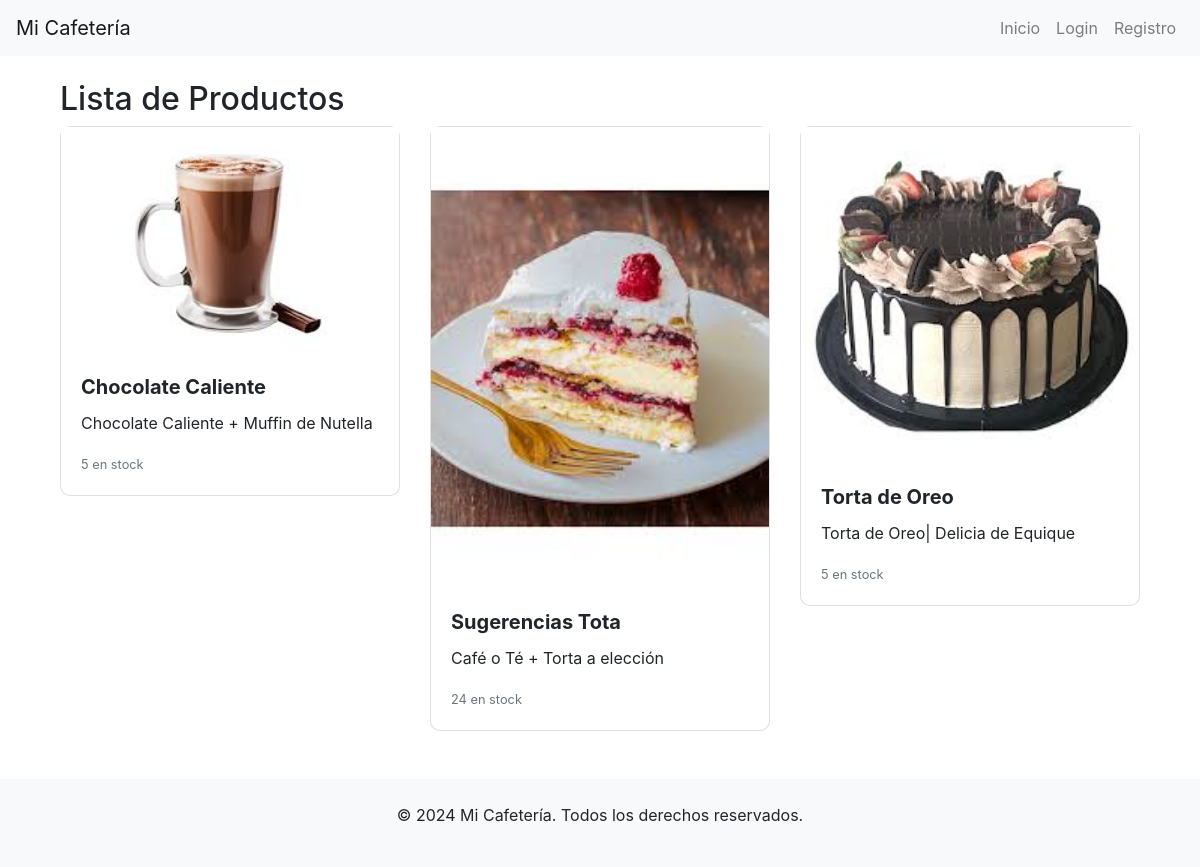
/productos/, run on the app's committed database.
### inventario/models.py (models this page shows, shortened)
class Producto(models.Model):
    nombre = models.CharField(max_length=100)
    descripcion = models.TextField()
    foto = models.ImageField(upload_to='productos/')
    precio = models.DecimalField(max_digits=10, decimal_places=0)
    cantidad = models.DecimalField(max_digits=10, decimal_places=0)
    categoria = models.ForeignKey(Categoria, on_delete=models.CASCADE)

### inventario/views.py (the view)
# urls.py: path('productos/', views.productos, name='productos'),
def productos(request):
    productos = Producto.objects.all()
    return render(request, 'productos.html', {'productos': productos})

### inventario/templates/productos.html (shortened to what this page needs)
{% extends 'base.html' %}
{% load static %}
{% block content %}
<div class="container">
    <h2>Lista de Productos</h2>
    <div class="row">
        {% for producto in productos %}
        <div class="col-md-4">
            <div class="card mb-4">
                {% if producto.foto %}
                <img src="{{ producto.foto.url }}" class="card-img-top" alt="{{ producto.nombre }}">
                {% else %}
                <img src="{% static 'images/default-product.jpg' %}" class="card-img-top" alt="{{ producto.nombre }}">
                {% endif %}
                <div class="card-body">
                    <h5 class="card-title">{{ producto.nombre }}</h5>
                    <p class="card-text">{{ producto.descripcion }}</p>
                    <p class="card-text"><small class="text-muted">{{ producto.cantidad }} en stock</small></p>
                </div>
            </div>
        </div>
        {% endfor %}
    </div>
</div>
{% endblock %}

### inventario/templates/base.html (shortened to what this page needs)
<!DOCTYPE html>
<html lang="en">
<head>
    <link rel="stylesheet" href="https://stackpath.bootstrapcdn.com/bootstrap/4.5.2/css/bootstrap.min.css">
    {% load static %}
    <link rel="stylesheet" href="{% static 'css/styles.css' %}">
</head>
<body>
    <header>
        <nav class="navbar navbar-expand-lg navbar-light bg-light">
            <a class="navbar-brand" href="{% url 'home' %}">Mi Cafetería</a>
            <div class="collapse navbar-collapse" id="navbarNav">
                <ul class="navbar-nav ml-auto">
                    <li class="nav-item"><a class="nav-link" href="{% url 'home' %}">Inicio</a></li>
                    {% if user.is_authenticated %}
                        <li class="nav-item"><a class="nav-link" href="{% url 'info' %}">Hola, {{ user.username }}</a></li>
                        <li class="nav-item"><a class="nav-link" href="{% url 'logout' %}">Cerrar sesión</a></li>
                    {% else %}
                        <li class="nav-item"><a class="nav-link" href="{% url 'login' %}">Login</a></li>
                        <li class="nav-item"><a class="nav-link" href="{% url 'register' %}">Registro</a></li>
                    {% endif %}
                </ul>
            </div>
        </nav>
    </header>
    <main class="container mt-4">
        {% block content %}
        {% endblock %}
    </main>
    <footer class="bg-light text-center py-4 mt-4">
        <p>&copy; 2024 Mi Cafetería. Todos los derechos reservados.</p>
    </footer>
</body>
</html>

### inventario/static/css/styles.css (style rules this page uses)
.card { border-radius: 10px; }
.card-title { font-weight: bold; }

### data on the page
Producto: foto (picture), nombre "Chocolate Caliente", descripcion "Chocolate Caliente + Muffin de Nutella", cantidad "5"
Producto: foto (picture), nombre "Sugerencias Tota", descripcion "Café o Té + Torta a elección", cantidad "24"
Producto: foto (picture), nombre "Torta de Oreo", descripcion "Torta de Oreo| Delicia de Equique", cantidad "5"
